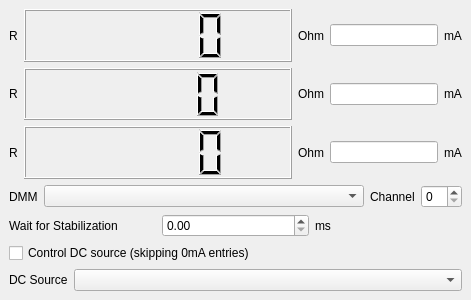
<?xml version="1.0" encoding="UTF-8"?>
<ui version="4.0">
 <class>FormPytestdriver</class>
 <widget class="QMainWindow" name="FormPytestdriver">
  <property name="geometry">
   <rect>
    <x>0</x>
    <y>0</y>
    <width>471</width>
    <height>300</height>
   </rect>
  </property>
  <property name="windowTitle">
   <string>Four-terminal Resistance</string>
  </property>
  <widget class="QWidget" name="centralwidget">
   <layout class="QVBoxLayout" name="verticalLayout">
    <item>
     <layout class="QHBoxLayout" name="horizontalLayout_8">
      <item>
       <layout class="QHBoxLayout" name="horizontalLayout">
        <item>
         <widget class="QLabel" name="label">
          <property name="text">
           <string>R</string>
          </property>
         </widget>
        </item>
        <item>
         <widget class="QLCDNumber" name="lcdResistance1">
          <property name="sizePolicy">
           <sizepolicy hsizetype="MinimumExpanding" vsizetype="MinimumExpanding">
            <horstretch>0</horstretch>
            <verstretch>0</verstretch>
           </sizepolicy>
          </property>
          <property name="minimumSize">
           <size>
            <width>100</width>
            <height>0</height>
           </size>
          </property>
         </widget>
        </item>
        <item>
         <widget class="QLabel" name="label_2">
          <property name="text">
           <string>Ohm</string>
          </property>
         </widget>
        </item>
       </layout>
      </item>
      <item>
       <widget class="QLineEdit" name="edCurr1">
        <property name="sizePolicy">
         <sizepolicy hsizetype="Preferred" vsizetype="Fixed">
          <horstretch>0</horstretch>
          <verstretch>0</verstretch>
         </sizepolicy>
        </property>
       </widget>
      </item>
      <item>
       <widget class="QLabel" name="label_8">
        <property name="text">
         <string>mA</string>
        </property>
       </widget>
      </item>
     </layout>
    </item>
    <item>
     <layout class="QHBoxLayout" name="horizontalLayout_9">
      <item>
       <layout class="QHBoxLayout" name="horizontalLayout_6">
        <item>
         <widget class="QLabel" name="label_9">
          <property name="text">
           <string>R</string>
          </property>
         </widget>
        </item>
        <item>
         <widget class="QLCDNumber" name="lcdResistance2">
          <property name="sizePolicy">
           <sizepolicy hsizetype="MinimumExpanding" vsizetype="MinimumExpanding">
            <horstretch>0</horstretch>
            <verstretch>0</verstretch>
           </sizepolicy>
          </property>
          <property name="minimumSize">
           <size>
            <width>100</width>
            <height>0</height>
           </size>
          </property>
         </widget>
        </item>
        <item>
         <widget class="QLabel" name="label_10">
          <property name="text">
           <string>Ohm</string>
          </property>
         </widget>
        </item>
       </layout>
      </item>
      <item>
       <widget class="QLineEdit" name="edCurr2">
        <property name="sizePolicy">
         <sizepolicy hsizetype="Preferred" vsizetype="Fixed">
          <horstretch>0</horstretch>
          <verstretch>0</verstretch>
         </sizepolicy>
        </property>
       </widget>
      </item>
      <item>
       <widget class="QLabel" name="label_11">
        <property name="text">
         <string>mA</string>
        </property>
       </widget>
      </item>
     </layout>
    </item>
    <item>
     <layout class="QHBoxLayout" name="horizontalLayout_10">
      <item>
       <layout class="QHBoxLayout" name="horizontalLayout_7">
        <item>
         <widget class="QLabel" name="label_12">
          <property name="text">
           <string>R</string>
          </property>
         </widget>
        </item>
        <item>
         <widget class="QLCDNumber" name="lcdResistance3">
          <property name="sizePolicy">
           <sizepolicy hsizetype="MinimumExpanding" vsizetype="MinimumExpanding">
            <horstretch>0</horstretch>
            <verstretch>0</verstretch>
           </sizepolicy>
          </property>
          <property name="minimumSize">
           <size>
            <width>100</width>
            <height>0</height>
           </size>
          </property>
         </widget>
        </item>
        <item>
         <widget class="QLabel" name="label_13">
          <property name="text">
           <string>Ohm</string>
          </property>
         </widget>
        </item>
       </layout>
      </item>
      <item>
       <widget class="QLineEdit" name="edCurr3">
        <property name="sizePolicy">
         <sizepolicy hsizetype="Preferred" vsizetype="Fixed">
          <horstretch>0</horstretch>
          <verstretch>0</verstretch>
         </sizepolicy>
        </property>
       </widget>
      </item>
      <item>
       <widget class="QLabel" name="label_14">
        <property name="text">
         <string>mA</string>
        </property>
       </widget>
      </item>
     </layout>
    </item>
    <item>
     <layout class="QHBoxLayout" name="horizontalLayout_5">
      <item>
       <widget class="QLabel" name="label_6">
        <property name="text">
         <string>DMM</string>
        </property>
       </widget>
      </item>
      <item>
       <widget class="QComboBox" name="DMM">
        <property name="sizePolicy">
         <sizepolicy hsizetype="Expanding" vsizetype="Fixed">
          <horstretch>0</horstretch>
          <verstretch>0</verstretch>
         </sizepolicy>
        </property>
       </widget>
      </item>
      <item>
       <layout class="QHBoxLayout" name="horizontalLayout_3">
        <item>
         <widget class="QLabel" name="label_5">
          <property name="text">
           <string>Channel</string>
          </property>
         </widget>
        </item>
        <item>
         <widget class="QSpinBox" name="DMMChannel"/>
        </item>
       </layout>
      </item>
     </layout>
    </item>
    <item>
     <layout class="QHBoxLayout" name="horizontalLayout_2">
      <item>
       <widget class="QLabel" name="label_3">
        <property name="text">
         <string>Wait for Stabilization</string>
        </property>
       </widget>
      </item>
      <item>
       <widget class="QDoubleSpinBox" name="Wait"/>
      </item>
      <item>
       <widget class="QLabel" name="label_4">
        <property name="text">
         <string>ms</string>
        </property>
       </widget>
      </item>
     </layout>
    </item>
    <item>
     <widget class="QCheckBox" name="Control">
      <property name="text">
       <string>Control DC source (skipping 0mA entries)</string>
      </property>
     </widget>
    </item>
    <item>
     <layout class="QHBoxLayout" name="horizontalLayout_4">
      <item>
       <widget class="QLabel" name="label_7">
        <property name="text">
         <string>DC Source</string>
        </property>
       </widget>
      </item>
      <item>
       <widget class="QComboBox" name="DCSource">
        <property name="sizePolicy">
         <sizepolicy hsizetype="Expanding" vsizetype="Fixed">
          <horstretch>0</horstretch>
          <verstretch>0</verstretch>
         </sizepolicy>
        </property>
       </widget>
      </item>
     </layout>
    </item>
   </layout>
  </widget>
 </widget>
 <resources/>
 <connections/>
</ui>
